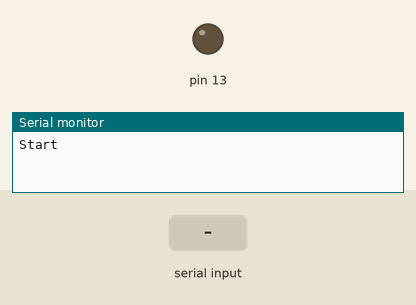
A sketch run on a simulated Arduino Uno, built with avr-gcc and run on an emulated ATmega328P. Shown: output pins drawn as LEDs (lit = HIGH), the last lines printed to the serial monitor. The inputs (shaded band) are chosen by the test bench.

Above: at 2.2 s.
2.3 s: "on\n" received over Serial
At 3.2 s:
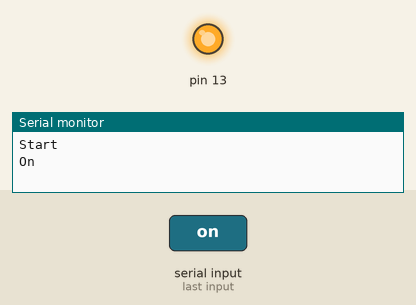
3.8 s: "off\n" received over Serial
At 4.3 s:
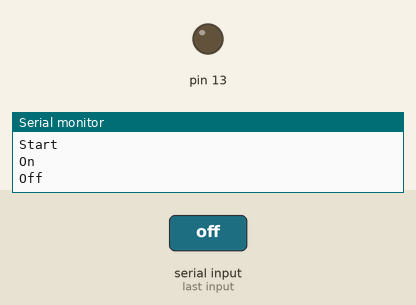
Timing chart, 0 to 6.8 s (numbered marks = the images above; inputs shaded):
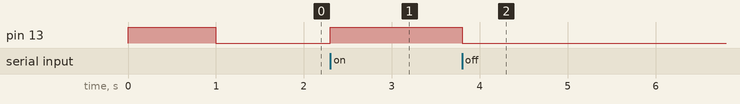

Measured:
- after the input at 2.3 s, pin 13: LOW → HIGH at once
- after the input at 3.8 s, pin 13: HIGH → LOW at once

The sketch:

Command_Arduino.ino
```cpp
void setup() {

  Serial.begin(115200);

  pinMode(13,OUTPUT);

  Serial.println("Start");

  digitalWrite(13,HIGH);

  delay(1000);

  digitalWrite(13,LOW);

}

void loop() {

  if(Serial.available()){

    Serial.setTimeout(100);

    String command =  Serial.readStringUntil('\n');

    if(command.indexOf("on") > -1){

      Serial.println("On");

      digitalWrite(13,HIGH);

    }else if(command.indexOf("off") >-1){


       Serial.println("Off");

      digitalWrite(13,LOW);


    }


  }

}
```
